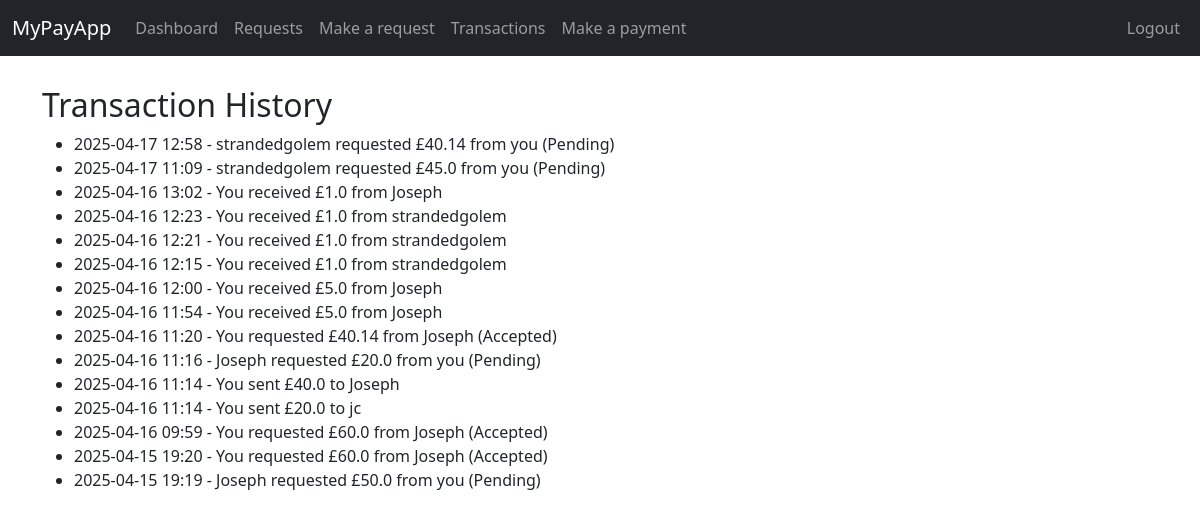
The app's page /payments/transaction_history/ (signed in) with its own data.
### payapp/models.py (models this page shows, shortened)
class Transaction(models.Model):
    sender = models.ForeignKey('UserProfile', on_delete=models.CASCADE, related_name='sent_transactions', null=True, blank=True)
    recipient = models.ForeignKey('UserProfile', on_delete=models.CASCADE, related_name='received_transactions', null=True, blank=True)
    amount = models.FloatField()
    timestamp = models.DateTimeField(auto_now_add=True)
    type = models.CharField(max_length=10, choices=[('payment', 'Payment'), ('request', 'Request')])
    is_request_accepted = models.BooleanField(default=False)

class UserProfile(models.Model):
    CURRENCY_CHOICES = [
        ('USD', 'US Dollar'),
        ('EUR', 'Euro'),
        ('GBP', 'British Pound'),
    ]
    user = models.OneToOneField(CustomUser, on_delete=models.CASCADE, related_name='userprofile')
    balance = models.DecimalField(max_digits=10, decimal_places=2, default=750)
    currency = models.CharField(max_length=3, choices=CURRENCY_CHOICES, default='USD')

### register/models.py (models this page shows, shortened)
class CustomUser(AbstractBaseUser, PermissionsMixin):
    email = models.EmailField(unique=True)
    username = models.CharField(max_length=150, unique=True)
    first_name = models.CharField(max_length=30)
    last_name = models.CharField(max_length=30)
    date_joined = models.DateTimeField(auto_now_add=True)
    is_active = models.BooleanField(default=True)
    is_staff = models.BooleanField(default=False)
    is_superuser = models.BooleanField(default=False)
    objects = CustomUserManager()
    USERNAME_FIELD = 'email'
    REQUIRED_FIELDS = ['username', 'first_name', 'last_name']

### payapp/views.py (the view)
# urls.py: path('transaction_history/', views.transaction_history, name = 'transaction_history'),
def transaction_history(request):
    user_profile = UserProfile.objects.get(user=request.user)
    transactions = Transaction.objects.filter(
        Q(sender=user_profile) | Q(recipient=user_profile)
    ).order_by('-timestamp')
    context = {
        'user_profile': user_profile,
        'transactions': transactions,
    }
    return render(request, 'payapp/transaction_history.html', context)

### templates/payapp/transaction_history.html (shortened to what this page needs)
{% extends "style.html" %}
{% block content %}
<h2>Transaction History</h2>
<ul>
  {% for transaction in transactions %}
    <li>
        {{ transaction.timestamp|date:"Y-m-d H:i" }} -
        {% if transaction.type == "payment" %}
            {% if transaction.sender == user_profile %}
                You sent £{{ transaction.amount }} to {{ transaction.recipient.user.username }}
            {% else %}
                You received £{{ transaction.amount }} from {{ transaction.sender.user.username }}
            {% endif %}
        {% elif transaction.type == "request" %}
            {% if transaction.sender == user_profile %}
                You requested £{{ transaction.amount }} from {{ transaction.recipient.user.username }}
                {% if transaction.is_request_accepted %}
                    (Accepted)
                {% else %}
                    (Pending)
                {% endif %}
            {% else %}
                {{ transaction.sender.user.username }} requested £{{ transaction.amount }} from you
                {% if transaction.is_request_accepted %}
                    (You accepted)
                {% else %}
                    (Pending)
                {% endif %}
            {% endif %}
        {% endif %}
    </li>
{% empty %}
    <li>No transactions yet.</li>
{% endfor %}
</ul>
{%endblock%}

### templates/style.html (style rules this page uses)
body { padding-top: 70px; }

### records on screen
Transaction: is_request_accepted "(Pending)"
Transaction: is_request_accepted "(Pending)"
Transaction: is_request_accepted "(Accepted)"
Transaction: is_request_accepted "(Pending)"
Transaction: is_request_accepted "(Accepted)"
Transaction: is_request_accepted "(Accepted)"
Transaction: is_request_accepted "(Pending)"
